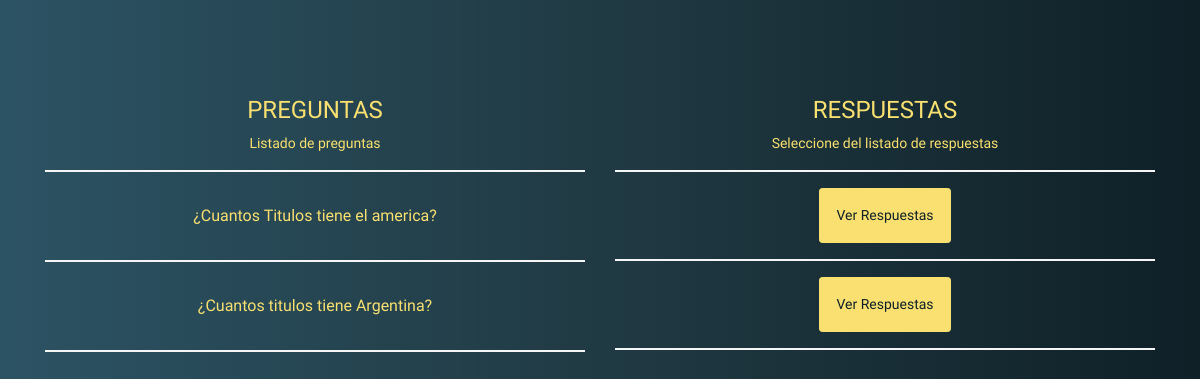
/polls/, run on an earlier commit of the app's database.
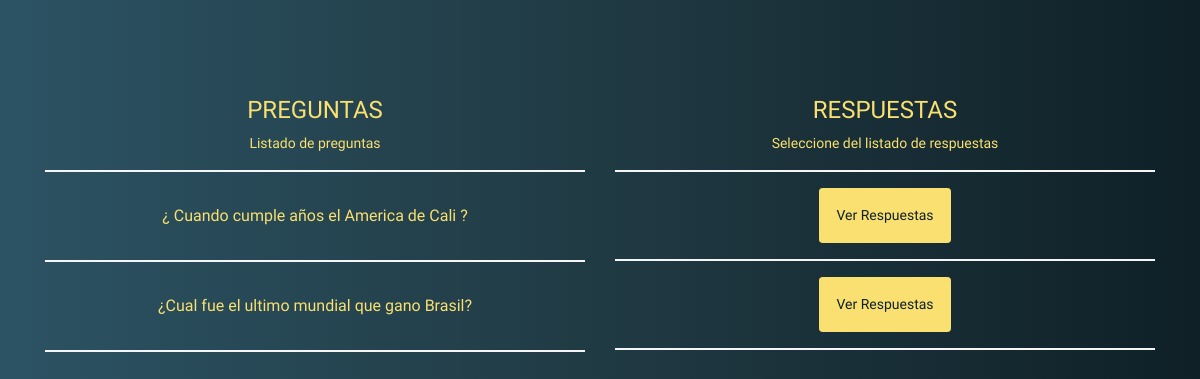
And on a later commit of the database.
### polls/models.py (models this page shows, shortened)
class Question(models.Model):
    question_text = models.CharField(
        max_length=200,
        help_text="Ingresa la pregunta")
    pub_date = models.DateTimeField(auto_now=False, auto_now_add=True)

### polls/views.py (the view)
# urls.py: path("", views.index, name="index"),
def index(request):
    data_questions = Question.objects.all()
    return render(request, "polls/index.html", {"latest_question_list": data_questions})

### polls/templates/polls/index.html (shortened to what this page needs)
<!DOCTYPE html>
{% load static %}
<html lang="en">
    <head>
        <link rel="stylesheet"
              href="https://cdn.jsdelivr.net/npm/bootstrap@4.6.2/dist/css/bootstrap.min.css"
>
        <link rel="stylesheet" href=" {% static 'styles.css' %} ">
    </head>
    <body>
        <div class="container">
            <div class="row mt-5">
                <div class="col mt-5 col-md-6 text-center">
                    <h4 class="text-uppercase">preguntas</h4>
                    <small class="form-text">Listado de preguntas</small>
                    <hr class="barra">
                    {% if latest_question_list %}
                        {% for questions in latest_question_list %}
                            <p class="p-3">{{ questions.question_text }}</p>
                            <hr>
                        {% endfor %}
                    {% else %}
                        <p>No se tiene data hasta el momento</p>
                    {% endif %}
                </div>
                <div class="col mt-5 col-md-6 text-center">
                    <h4 class="text-uppercase">respuestas</h4>
                    <small class="form-text">Seleccione del listado de respuestas</small>
                    <hr>
                    {% if latest_question_list %}
                        {% for data in latest_question_list %}
                            <a class="btn btn-primary btn-sm p-3"
                               href="{% url 'polls:detalle_question'  data.id %}">Ver Respuestas</a>
                            <hr>
                        {% endfor %}
                    {% else %}
                        <p>No se tiene data hasta el momento</p>
                    {% endif %}
                </div>
            </div>
        </div>
    </body>
</html>

What changed in the data, as far as the page shows it:
removed Question: question_text "¿Cuantos Titulos tiene el america?"
removed Question: question_text "¿Cuantos titulos tiene Argentina?"
added Question: question_text "¿ Cuando cumple años el America de Cali ?"
added Question: question_text "¿Cual fue el ultimo mundial que gano Brasil?"
